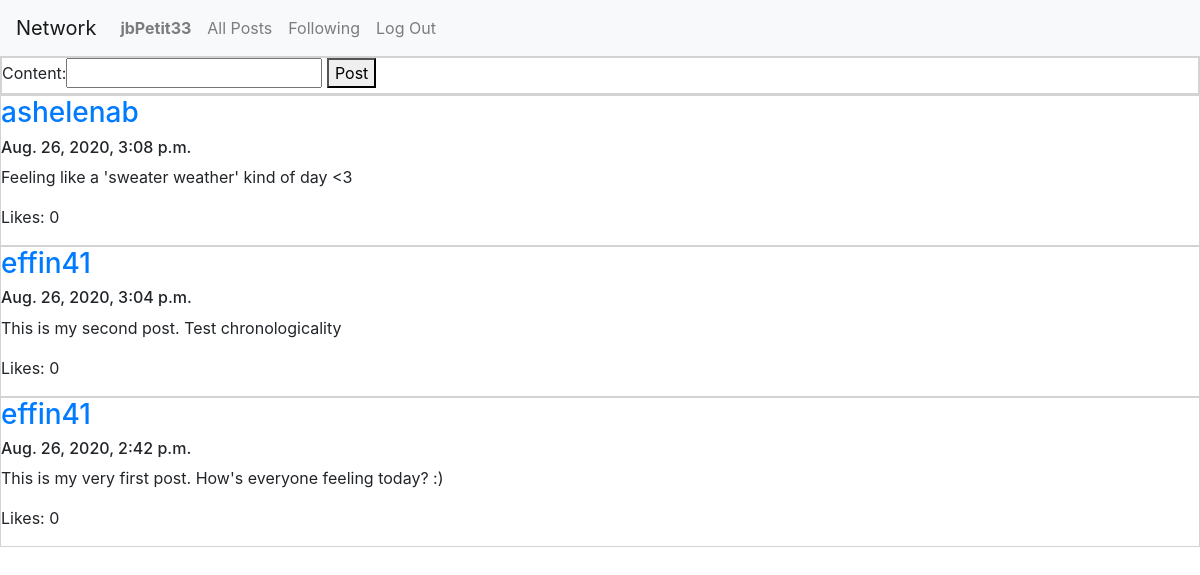
Page / (signed in) on the committed database.
### network/models.py (models this page shows)
class User(AbstractUser):
    numFollowers = models.IntegerField(default = 0)
    numFollowing = models.IntegerField(default = 0)

class Post(models.Model):
    owner = models.ForeignKey(User, on_delete=models.CASCADE)
    content = models.CharField(max_length = 280)
    likes = models.IntegerField(default = 0)
    timestamp = models.DateTimeField()

### network/views.py (the view)
# urls.py: path("", views.index, name="index"),
def index(request):
    now = datetime.datetime.now()
    newPostForm = PostForm(initial = {'owner': request.user, 'likes': 0, 'timestamp': now})
    posts = Post.objects.all()
    posts = posts.order_by("-timestamp").all()
    context = {'form': newPostForm, 'posts': posts}
    return render(request, "network/index.html", context)

### network/forms.py
class PostForm(forms.ModelForm):
    class Meta:
        model = Post
        fields = ['owner', 'content', 'likes', 'timestamp']
        widgets = {
            'owner': forms.HiddenInput(),
            'likes': forms.HiddenInput(),
            'timestamp': forms.HiddenInput()
        }

### network/templates/network/index.html (shortened to what this page needs)
{% extends "network/layout.html" %}
{% block body %}
{% if user.is_authenticated %}
<div id="newPost" style="border: 2px solid lightgray;">
    <form id="createPost" action="{% url 'create' %}" method="POST">
        {{ form }}
        <button type = "submit">Post</button>
    </form>
</div>
{% endif %}
<div id="post-view">
    {% for post in posts %}
        <div style="border: 1px solid lightgray;">
            <a href="{% url 'profile' post.owner %}"><h3>{{post.owner}}</h3></a>
            <h6>{{post.timestamp}}</h6>
            <p>{{post.content}}</p>
            <p>Likes: {{post.likes}}</p>
        </div>
    {% endfor %}
</div>
{% endblock %}

### network/templates/network/layout.html (shortened to what this page needs)
{% load static %}
<!DOCTYPE html>
<html lang="en">
    <head>
        <link rel="stylesheet" href="https://stackpath.bootstrapcdn.com/bootstrap/4.4.1/css/bootstrap.min.css">
        <link href="{% static 'network/styles.css' %}" rel="stylesheet">
    </head>
    <body>
        <nav class="navbar navbar-expand-lg navbar-light bg-light">
            <a class="navbar-brand" href="#">Network</a>
            <div>
              <ul class="navbar-nav mr-auto">
                {% if user.is_authenticated %}
                    <li class="nav-item">
                        <a class="nav-link" href="{% url 'profile' user.username %}"><strong>{{ user.username }}</strong></a>
                    </li>
                {% endif %}
                <li class="nav-item">
                  <a class="nav-link" href="{% url 'index' %}">All Posts</a>
                </li>
                {% if user.is_authenticated %}
                    <li class="nav-item">
                        <a class="nav-link" href="#">Following</a>
                    </li>
                    <li class="nav-item">
                        <a class="nav-link" href="{% url 'logout' %}">Log Out</a>
                    </li>
                {% endif %}
              </ul>
            </div>
          </nav>
        <div class="body">
            {% block body %}
            {% endblock %}
        </div>
    </body>
</html>

### rows in the picture
User: username "jbPetit33"
Post: owner "ashelenab", timestamp "Aug. 26, 2020, 3:08 p.m.", content "Feeling like a 'sweater weather' kind of day <3", likes "0"
Post: owner "effin41", timestamp "Aug. 26, 2020, 3:04 p.m.", content "This is my second post. Test chronologicality", likes "0"
Post: owner "effin41", timestamp "Aug. 26, 2020, 2:42 p.m.", content "This is my very first post. How's everyone feeling today? :)", likes "0"
